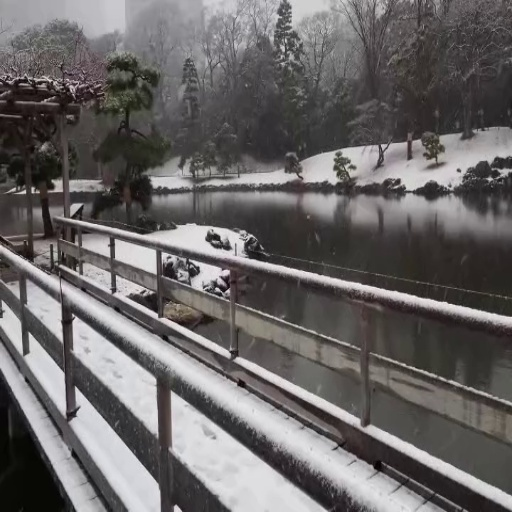
#> input picture data/udis/test/input1/000014.jpg, 512 x 512 px; its folder holds only this picture in this run
$ python -i stitch.py   (imports and definitions only)
#> lines starting #> are read from the running program, lines starting #| are printed output that depends on the picture; after the words box and inside, x2 and y2 are one past the last pixel; in counts of white or black regions, pixels touching at a corner belong together
#> further down, picture is the input picture: shape (512, 512, 3); mean B, G, R 102.7, 102.8, 105.8
"""
Stage 4 — Homography & Stitching
Smart Panorama & Object Recognition System
============================================
Input   : ``good_matches``, ``kp_a``, ``kp_b``, ``color_a``, ``color_b`` (BGR uint8)
          from Stages 2–3; matches use ``queryIdx`` → A, ``trainIdx`` → B (Stage 3).
Output  : Stitched panorama ``np.ndarray`` BGR uint8, or ``None`` if stitching fails.
"""

from __future__ import annotations

import argparse
import os
from typing import List, Optional, Tuple

import cv2
import numpy as np

from match import find_preprocessed_pair_ids, run_pair

# ──────────────────────────────────────────────────────────────────────────────
# CORE
# ──────────────────────────────────────────────────────────────────────────────


# [130 lines left out: functions compute_homography, _canvas_corners, _linear_blend, stitch_pair, not called in this run]


def crop_black_border(img: np.ndarray, thresh: int = 1) -> np.ndarray:
    """Trim near-black borders after warping."""
#> called with thresh = 1
    if img.ndim != 3:
        return img
    gray = cv2.cvtColor(img, cv2.COLOR_BGR2GRAY)
    _, binary = cv2.threshold(gray, thresh, 255, cv2.THRESH_BINARY)
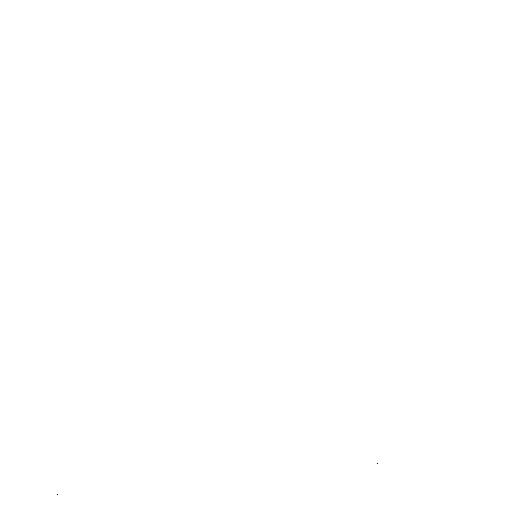
#> binary: shape (512, 512); 100% white; black in thin lines or dots, all inside (x1, y1, x2, y2) = (57, 463, 378, 495)
    coords = cv2.findNonZero(binary)
#> coords = contour of 262142 points, box (x1, y1, x2, y2) (0, 0, 512, 512), area 0
    if coords is None:
        return img
    x, y, w, h = cv2.boundingRect(coords)
#> x = 0; y = 0; w = 512; h = 512
    return img[y : y + h, x : x + w]


# ──────────────────────────────────────────────────────────────────────────────
# CLI
# ──────────────────────────────────────────────────────────────────────────────


# [17 lines left out: function parse_args, not called in this run]


# [46 lines not run here, left out]

>>> import cv2
>>> picture = cv2.imread('../data/udis/test/input1/000014.jpg')
>>> result = crop_black_border(picture)

$ run again, on data/udis/test/input1/000029.jpg
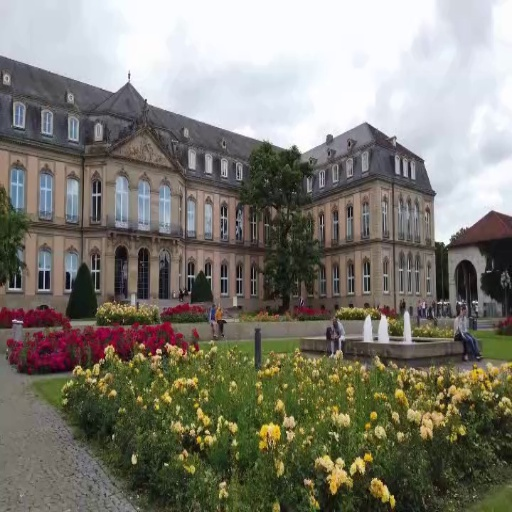
#> input picture data/udis/test/input1/000029.jpg, 512 x 512 px
#> picture is the input picture: shape (512, 512, 3); mean B, G, R 114.8, 125.3, 127.7
#> in crop_black_border, `gray = cv2.cvtColor(img, cv2.COLOR_BGR2GRAY)`:
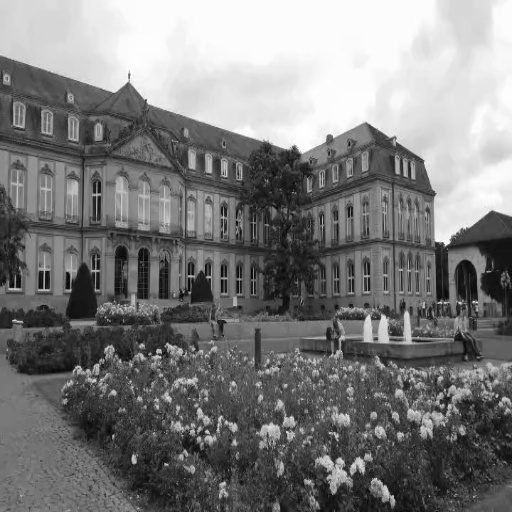
#> gray: shape (512, 512); min 1, max 255, mean 124.8
#> binary: shape (512, 512); 100% white; black in thin lines or dots, all inside (x1, y1, x2, y2) = (236, 222, 237, 223)
#> coords = contour of 262143 points, box (x1, y1, x2, y2) (0, 0, 512, 512), area 0
#> x = 0; w = 512

$ run again, on data/udis/test/input1/000032.jpg
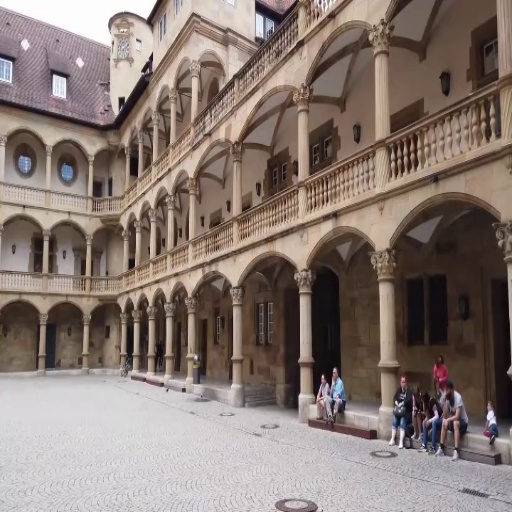
#> input picture data/udis/test/input1/000032.jpg, 512 x 512 px
#> picture is the input picture: shape (512, 512, 3); mean B, G, R 114.5, 121.1, 135.1
#> in crop_black_border, `gray = cv2.cvtColor(img, cv2.COLOR_BGR2GRAY)`:
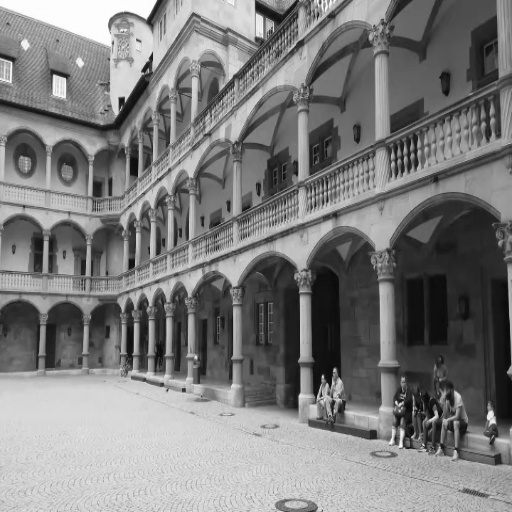
#> gray: shape (512, 512); min 5, max 255, mean 124.6
#> binary: shape (512, 512); every value is 255
#> coords = contour of 262144 points, box (x1, y1, x2, y2) (0, 0, 512, 512), area 0
#> x = 0; w = 512

$ run again, on data/udis/test/input1/000035.jpg
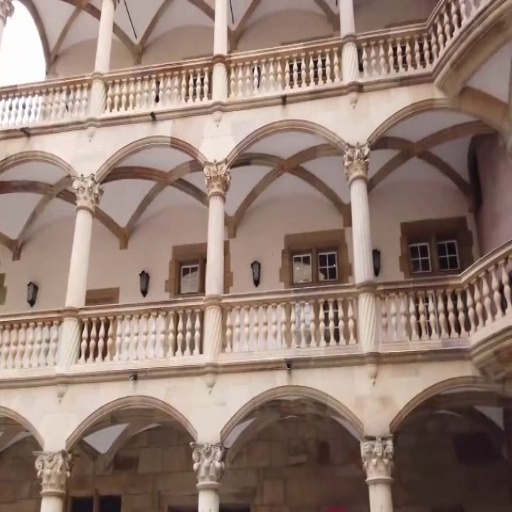
#> input picture data/udis/test/input1/000035.jpg, 512 x 512 px
#> picture is the input picture: shape (512, 512, 3); mean B, G, R 114, 124.9, 147.3
#> in crop_black_border, `gray = cv2.cvtColor(img, cv2.COLOR_BGR2GRAY)`:
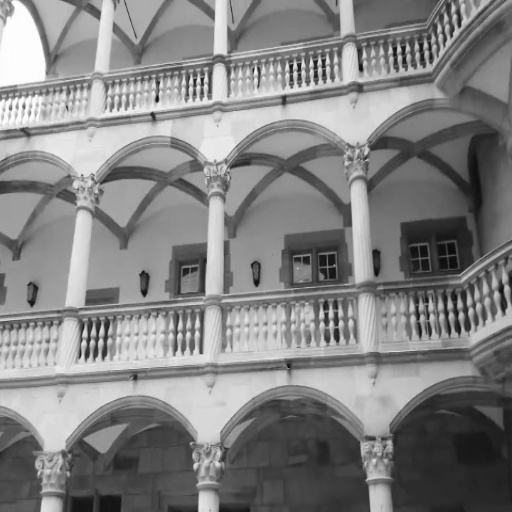
#> gray: shape (512, 512); min 9, max 255, mean 130.3
#> binary: shape (512, 512); every value is 255
#> coords = contour of 262144 points, box (x1, y1, x2, y2) (0, 0, 512, 512), area 0
#> x = 0; w = 512
